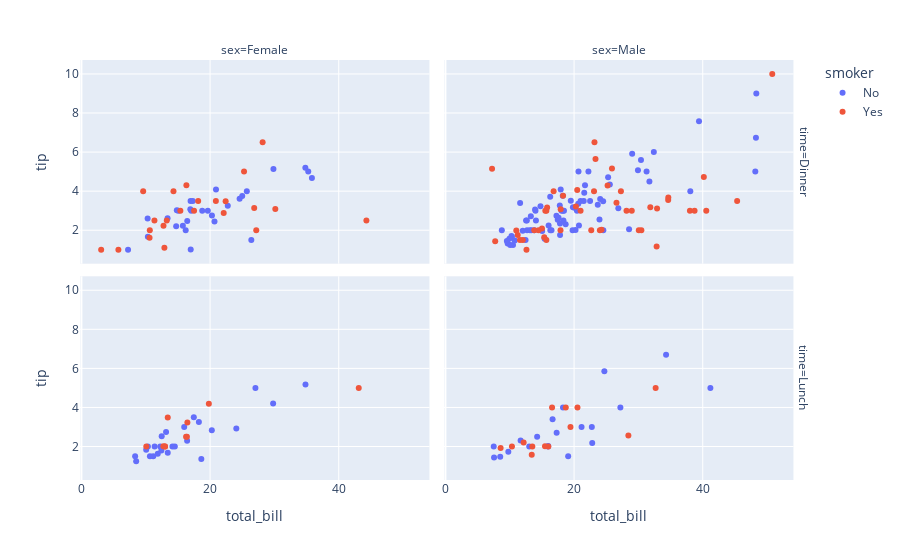

Notebook cell for this chart:
### Code cell
px.scatter(
    px.data.tips(),
    x='total_bill',
    y='tip',
    color='smoker',
    facet_col='sex',
    facet_row='time'
)

### Figure 1 — Plotly figure (JSON) as saved in the notebook; plotly's stock layout.template omitted (floating-point values rounded to 4 significant figures)
{"data": [{"hovertemplate": "smoker=No<br>time=Dinner<br>sex=Female<br>total_bill=%{x}<br>tip=%{y}<extra></extra>", "legendgroup": "No", "marker": {"color": "#636efa", "symbol": "circle"}, "mode": "markers", "name": "No", "orientation": "v", "showlegend": true, "type": "scatter", "x": [16.99, 24.59, 35.26, 14.83, 10.33, 16.97, 20.29, 15.77, 19.65, 15.06, 20.69, 16.93, 10.29, 34.81, 26.41, 16.45, 17.07, 14.73, 22.75, 20.92, 7.25, 25.71, 17.31, 29.85, 25, 13.39, 16.21, 35.83, 18.78], "xaxis": "x3", "y": [1.01, 3.61, 5, 3.02, 1.67, 3.5, 2.75, 2.23, 3, 3, 2.45, 3.07, 2.6, 5.2, 1.5, 2.47, 3, 2.2, 3.25, 4.08, 1, 4, 3.5, 5.14, 3.75, 2.61, 2, 4.67, 3], "yaxis": "y3"}, {"hovertemplate": "smoker=No<br>time=Dinner<br>sex=Male<br>total_bill=%{x}<br>tip=%{y}<extra></extra>", "legendgroup": "No", "marker": {"color": "#636efa", "symbol": "circle"}, "mode": "markers", "name": "No", "orientation": "v", "showlegend": false, "type": "scatter", "x": [10.34, 21.01, 23.68, 25.29, 8.77, 26.88, 15.04, 14.78, 10.27, 15.42, 18.43, 21.58, 16.29, 20.65, 17.92, 39.42, 19.82, 17.81, 13.37, 12.69, 21.7, 9.55, 18.35, 17.78, 24.06, 16.31, 18.69, 31.27, 16.04, 17.46, 13.94, 9.68, 30.4, 18.29, 22.23, 32.4, 28.55, 18.04, 12.54, 9.94, 25.56, 19.49, 48.27, 17.59, 20.08, 20.23, 12.02, 10.51, 22.49, 12.46, 18.24, 14, 38.07, 23.95, 29.93, 14.07, 13.13, 17.26, 24.55, 19.77, 48.17, 16.49, 21.5, 12.66, 13.81, 24.52, 20.76, 31.71, 20.69, 48.33, 20.45, 13.28, 11.61, 10.77, 10.07, 29.03, 17.82], "xaxis": "x4", "y": [1.66, 3.5, 3.31, 4.71, 2, 3.12, 1.96, 3.23, 1.71, 1.57, 3, 3.92, 3.71, 3.35, 4.08, 7.58, 3.18, 2.34, 2, 2, 4.3, 1.45, 2.5, 3.27, 3.6, 2, 2.31, 5, 2.24, 2.54, 3.06, 1.32, 5.6, 3, 5, 6, 2.05, 3, 2.5, 1.56, 4.34, 3.51, 6.73, 2.64, 3.15, 2.01, 1.97, 1.25, 3.5, 1.5, 3.76, 3, 4, 2.55, 5.07, 2.5, 2, 2.74, 2, 2, 5, 2, 3.5, 2.5, 2, 3.48, 2.24, 4.5, 5, 9, 3, 2.72, 3.39, 1.47, 1.25, 5.92, 1.75], "yaxis": "y4"}, {"hovertemplate": "smoker=No<br>time=Lunch<br>sex=Female<br>total_bill=%{x}<br>tip=%{y}<extra></extra>", "legendgroup": "No", "marker": {"color": "#636efa", "symbol": "circle"}, "mode": "markers", "name": "No", "orientation": "v", "showlegend": false, "type": "scatter", "x": [10.07, 34.83, 10.65, 12.43, 24.08, 13.42, 12.48, 29.8, 14.52, 11.38, 20.27, 11.17, 12.26, 18.26, 8.51, 10.33, 14.15, 13.16, 17.47, 27.05, 16.43, 8.35, 18.64, 11.87, 15.98], "xaxis": "x", "y": [1.83, 5.17, 1.5, 1.8, 2.92, 1.68, 2.52, 4.2, 2, 2, 2.83, 1.5, 2, 3.25, 1.25, 2, 2, 2.75, 3.5, 5, 2.3, 1.5, 1.36, 1.63, 3], "yaxis": "y"}, {"hovertemplate": "smoker=No<br>time=Lunch<br>sex=Male<br>total_bill=%{x}<br>tip=%{y}<extra></extra>", "legendgroup": "No", "marker": {"color": "#636efa", "symbol": "circle"}, "mode": "markers", "name": "No", "orientation": "v", "showlegend": false, "type": "scatter", "x": [27.2, 22.76, 17.29, 16.66, 15.98, 13.03, 18.28, 24.71, 21.16, 11.69, 14.26, 15.95, 8.52, 22.82, 19.08, 34.3, 41.19, 9.78, 7.51, 7.56], "xaxis": "x2", "y": [4, 3, 2.71, 3.4, 2.03, 2, 4, 5.85, 3, 2.31, 2.5, 2, 1.48, 2.18, 1.5, 6.7, 5, 1.73, 2, 1.44], "yaxis": "y2"}, {"hovertemplate": "smoker=Yes<br>time=Dinner<br>sex=Female<br>total_bill=%{x}<br>tip=%{y}<extra></extra>", "legendgroup": "Yes", "marker": {"color": "#EF553B", "symbol": "circle"}, "mode": "markers", "name": "Yes", "orientation": "v", "showlegend": true, "type": "scatter", "x": [3.07, 26.86, 25.28, 5.75, 16.32, 11.35, 15.38, 44.3, 22.42, 14.31, 17.51, 10.59, 10.63, 9.6, 20.9, 18.15, 12.76, 13.27, 28.17, 12.9, 30.14, 22.12, 27.18], "xaxis": "x3", "y": [1, 3.14, 5, 1, 4.3, 2.5, 3, 2.5, 3.48, 4, 3, 1.61, 2, 4, 3.5, 3.5, 2.23, 2.5, 6.5, 1.1, 3.09, 2.88, 2], "yaxis": "y3"}, {"hovertemplate": "smoker=Yes<br>time=Dinner<br>sex=Male<br>total_bill=%{x}<br>tip=%{y}<extra></extra>", "legendgroup": "Yes", "marker": {"color": "#EF553B", "symbol": "circle"}, "mode": "markers", "name": "Yes", "orientation": "v", "showlegend": false, "type": "scatter", "x": [38.01, 11.24, 20.29, 13.81, 11.02, 18.29, 15.01, 17.92, 28.97, 40.17, 27.28, 12.03, 21.01, 15.36, 20.49, 25.21, 50.81, 15.81, 7.25, 31.85, 16.82, 32.9, 17.89, 14.48, 34.63, 34.65, 23.33, 45.35, 23.17, 40.55, 30.46, 23.1, 15.69, 26.59, 38.73, 24.27, 30.06, 25.89, 28.15, 11.59, 7.74, 24.01, 15.69, 15.53, 12.6, 32.83, 22.67], "xaxis": "x4", "y": [3, 1.76, 3.21, 2, 1.98, 3.76, 2.09, 3.08, 3, 4.73, 4, 1.5, 3, 1.64, 4.06, 4.29, 10, 3.16, 5.15, 3.18, 4, 3.11, 2, 2, 3.55, 3.68, 5.65, 3.5, 6.5, 3, 2, 4, 1.5, 3.41, 3, 2.03, 2, 5.16, 3, 1.5, 1.44, 2, 3, 3, 1, 1.17, 2], "yaxis": "y4"}, {"hovertemplate": "smoker=Yes<br>time=Lunch<br>sex=Female<br>total_bill=%{x}<br>tip=%{y}<extra></extra>", "legendgroup": "Yes", "marker": {"color": "#EF553B", "symbol": "circle"}, "mode": "markers", "name": "Yes", "orientation": "v", "showlegend": false, "type": "scatter", "x": [19.81, 43.11, 13, 12.74, 13, 16.4, 16.47, 13.42, 16.27, 10.09], "xaxis": "x", "y": [4.19, 5, 2, 2.01, 2, 2.5, 3.23, 3.48, 2.5, 2], "yaxis": "y"}, {"hovertemplate": "smoker=Yes<br>time=Lunch<br>sex=Male<br>total_bill=%{x}<br>tip=%{y}<extra></extra>", "legendgroup": "Yes", "marker": {"color": "#EF553B", "symbol": "circle"}, "mode": "markers", "name": "Yes", "orientation": "v", "showlegend": false, "type": "scatter", "x": [19.44, 32.68, 16, 28.44, 15.48, 16.58, 10.34, 13.51, 18.71, 20.53, 12.16, 8.58, 13.42], "xaxis": "x2", "y": [3, 5, 2, 2.56, 2.02, 4, 2, 2, 4, 4, 2.2, 1.92, 1.58], "yaxis": "y2"}], "layout": {"annotations": [{"font": {}, "showarrow": false, "text": "sex=Female", "x": 0.24, "xanchor": "center", "xref": "paper", "y": 1, "yanchor": "bottom", "yref": "paper"}, {"font": {}, "showarrow": false, "text": "sex=Male", "x": 0.74, "xanchor": "center", "xref": "paper", "y": 1, "yanchor": "bottom", "yref": "paper"}, {"font": {}, "showarrow": false, "text": "time=Lunch", "textangle": 90, "x": 0.98, "xanchor": "left", "xref": "paper", "y": 0.2425, "yanchor": "middle", "yref": "paper"}, {"font": {}, "showarrow": false, "text": "time=Dinner", "textangle": 90, "x": 0.98, "xanchor": "left", "xref": "paper", "y": 0.7575, "yanchor": "middle", "yref": "paper"}], "legend": {"title": {"text": "smoker"}, "tracegroupgap": 0}, "margin": {"t": 60}, "xaxis": {"anchor": "y", "domain": [0, 0.48], "title": {"text": "total_bill"}}, "xaxis2": {"anchor": "y2", "domain": [0.5, 0.98], "matches": "x", "title": {"text": "total_bill"}}, "xaxis3": {"anchor": "y3", "domain": [0, 0.48], "matches": "x", "showticklabels": false}, "xaxis4": {"anchor": "y4", "domain": [0.5, 0.98], "matches": "x", "showticklabels": false}, "yaxis": {"anchor": "x", "domain": [0, 0.485], "title": {"text": "tip"}}, "yaxis2": {"anchor": "x2", "domain": [0, 0.485], "matches": "y", "showticklabels": false}, "yaxis3": {"anchor": "x3", "domain": [0.515, 1], "matches": "y", "title": {"text": "tip"}}, "yaxis4": {"anchor": "x4", "domain": [0.515, 1], "matches": "y", "showticklabels": false}}}
